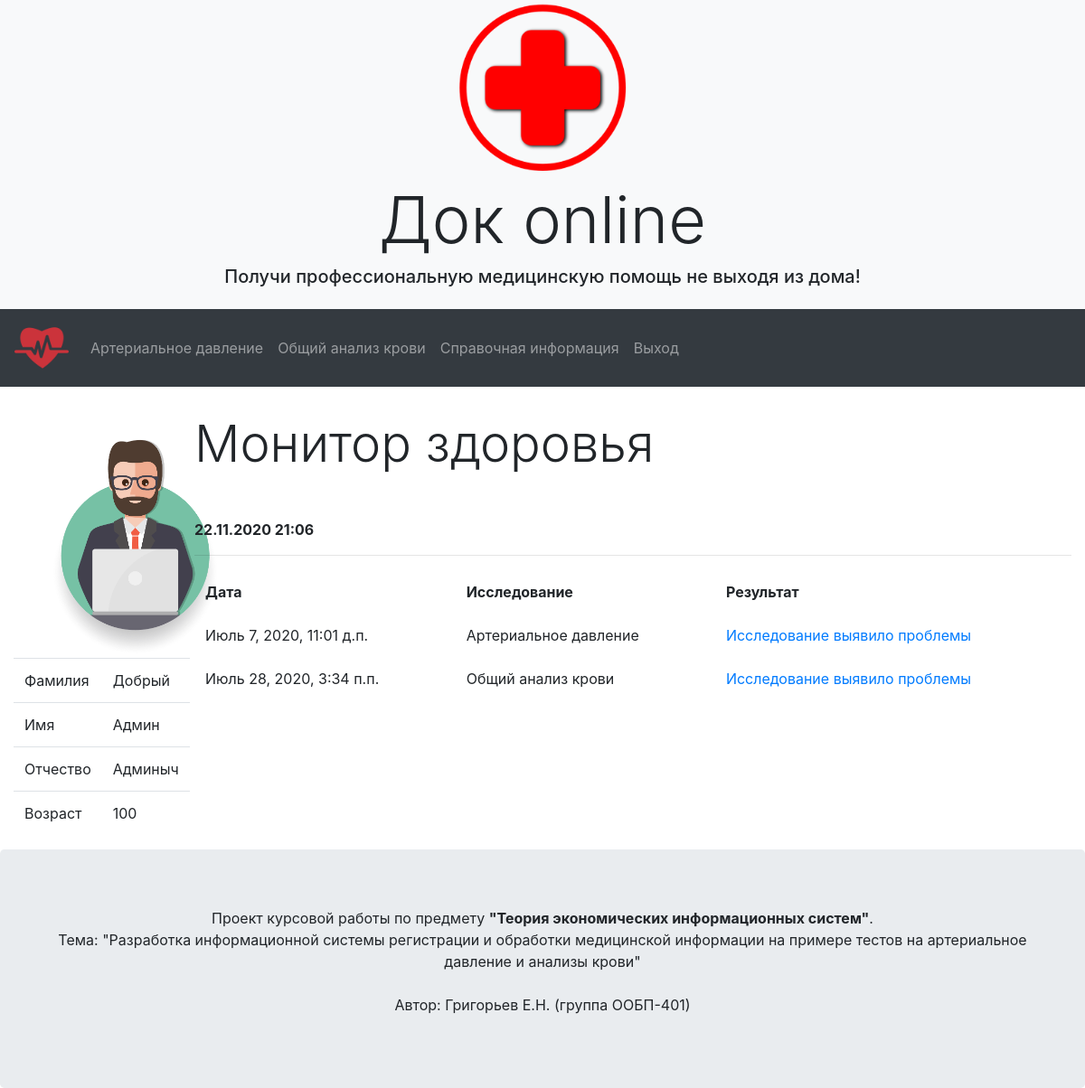
The app's page / (signed in) with its own data.
### account/models.py (models this page shows, shortened)
class Person(models.Model):
    SEX_LIST = (
        ('Мужчина', 'Мужчина'),
        ('Женщина', 'Женщина'),
    )
    name = models.CharField(max_length=50, verbose_name="Имя")
    patronymic = models.CharField(max_length=50, verbose_name="Отчество")
    surname = models.CharField(max_length=50, verbose_name="Фамилия")
    number = models.CharField(max_length=12, verbose_name="Номер телефона")
    sex = models.CharField(max_length=7, choices=SEX_LIST, verbose_name="Пол")
    dob = models.DateField(verbose_name="Дата рождения")
    photo = models.ImageField(upload_to='users/%Y/%m/%d', blank=True)
    user = models.OneToOneField(settings.AUTH_USER_MODEL, on_delete=models.CASCADE)
    class Meta:
        verbose_name = 'Профиль'
        verbose_name_plural = 'Профили'

### monitor/models.py (models this page shows, shortened)
class Arterial(models.Model):
    name = models.CharField(max_length=10, verbose_name="Имя", default="Владимир")
    sex = models.CharField(max_length=7, verbose_name="Пол", default="Мужчина")
    age = models.CharField(max_length=3, verbose_name="Возраст", default="45")
    bottom_pressure = models.IntegerField(verbose_name="Нижнее давление", default="80")
    top_pressure = models.IntegerField(verbose_name="Верхнее давление", default="120")
    fast_check = models.CharField(max_length=100, default='')
    date = models.DateTimeField(auto_now=True)
    problem = models.BooleanField(verbose_name="Проблема?", default=False)
    person = models.ForeignKey(User, on_delete=models.CASCADE, verbose_name='Профиль', default=1)
    class Meta:
        verbose_name = 'Артериальное давление'
        verbose_name_plural = 'Артериальное давление'

class Blood(models.Model):
    person = models.ForeignKey(User, on_delete=models.CASCADE, verbose_name='Профиль', default=1)
    problem = models.BooleanField(verbose_name="Проблема?", default=False)
    fast_check = models.CharField(max_length=1000, default='Общий анализ крови проблем не выявил')
    date = models.DateTimeField(auto_now=True)
    RBC = models.DecimalField(verbose_name="Эритроциты (× 10х12/л)", default="4.1", max_digits=5, decimal_places=2)
    problem_RBC = models.BooleanField(default=False)
    MCV = models.DecimalField(verbose_name="Средний объем эритроцитов (фл или мкм3)",
                              default="81.0", max_digits=5, decimal_places=2)
    problem_MCV = models.BooleanField(default=False)
    MCH = models.DecimalField(verbose_name="Средний уровень HGB в эритроците (пг)",
                              default="26.0", max_digits=5, decimal_places=2)
    problem_MCH = models.BooleanField(default=False)
    MCHC = models.DecimalField(verbose_name="Средняя концентрация эритроцитов в гемоглобине (%)",
                               default="31.0", max_digits=5, decimal_places=2)
    problem_MCHC = models.BooleanField(default=False)
    RFV = models.DecimalField(verbose_name="Анизоцитоз эритроцитов (%)",
                              default="11.4", max_digits=5, decimal_places=2)
    problem_RFV = models.BooleanField(default=False)
    HGB = models.DecimalField(verbose_name="Гемоглобин (г/л)", default="128.0", max_digits=5, decimal_places=2)
    problem_HGB = models.BooleanField(default=False)
    HCT = models.DecimalField(verbose_name="Гематокрит (в % соотношении)",
                              default="40.0", max_digits=5, decimal_places=2)
    problem_HCT = models.BooleanField(default=False)
    CP = models.DecimalField(verbose_name="Цветной показатель", default="0.9", max_digits=5, decimal_places=2)
    problem_CP = models.BooleanField(default=False)
    PLT = models.DecimalField(verbose_name="Тромбоциты (× 10х9/л)", default="178.0", max_digits=5, decimal_places=2)
    problem_PLT = models.BooleanField(default=False)
    ESR = models.DecimalField(verbose_name="СОЭ (мм/ч)", default="2.0", max_digits=5, decimal_places=2)
    problem_ESR = models.BooleanField(default=False)
    MPV = models.DecimalField(verbose_name="Средний объем тромбоцитов (фл или мкм3)",
                              default="8.0", max_digits=5, decimal_places=2)
    problem_MPV = models.BooleanField(default=False)
    WBC = models.DecimalField(verbose_name="Лейкоциты (× 10х9/л)", default="4.0", max_digits=5, decimal_places=2)
    problem_WBC = models.BooleanField(default=False)
    class Meta:
        verbose_name = 'Общий анализ крови'
        verbose_name_plural = 'Общий анализ крови'

### monitor/views.py (the view)
# urls.py: path('', index, name='index'),
@login_required
def index(request):
    person = Person.objects.get(user=request.user)
    today = date.today()
    age = today.year - person.dob.year
    pressure = Arterial.objects.filter(person=request.user).last
    blood = Blood.objects.filter(person=request.user).last
    context = {
        'person': person,
        'age': age,
        'pressure': pressure,
        'blood': blood
    }
    return render(request, 'monitor/index.html', context)

### monitor/templates/monitor/index.html (shortened to what this page needs)
{% extends './account.html' %}
{% load bootstrap4 %}
{% block content %}
    <div class="display-4 pb-5">Монитор здоровья</div>
    <div class="row">
        <div class="col-sm-12">
            <p class="font-weight-bold"> {% now "d.m.Y H:i" %} </p>
            <hr>
            <table class="table table-borderless">
                <thead>
                  <tr>
                    <th>Дата</th>
                    <th>Исследование</th>
                    <th>Результат</th>
                  </tr>
                <tr>
                    <td>{{pressure.date}}</td>
                    <td>Артериальное давление</td>
                    <td>{% if pressure.problem%}
                            <a href="{% url 'monitor:bp' %}">Исследование выявило проблемы</a>
                        {% else %}
                            Показатели в пределах нормы
                        {% endif %}
                    </td>
                </tr>
                <tr>
                    <td>{{blood.date}}</td>
                    <td>Общий анализ крови</td>
                    <td>{% if blood.problem%}
                        <a href="{% url 'monitor:blood' %}">Исследование выявило проблемы</a>
                        {% else %}
                            Показатели в пределах нормы
                        {% endif %}
                    </td>
                </tr>
                </thead>
            </table>
        </div>
    </div>
{% endblock %}

### monitor/templates/monitor/account.html (shortened to what this page needs)
{% extends './base.html' %}
{% load bootstrap4 %}
{% block account %}
<div class="col-sm-2">
    <div class="text-center"> <img src="{{person.photo.url}}" alt="Аватарка" width="270" height="270"></div>
    <table class="table">
    <tbody>
      <tr>
        <td>Фамилия</td>
        <td>{{person.surname}}</td>
      </tr>
      <tr>
        <td>Имя</td>
        <td>{{person.name}}</td>
      </tr>
      <tr>
        <td>Отчество</td>
        <td>{{person.patronymic}}</td>
      </tr>
      <tr>
        <td>Возраст</td>
        <td>{{age}}</td>
      </tr>
    </tbody>
  </table>
</div>
<div class="col-sm-10">
    {% block content %} {% endblock %}
</div>
{% endblock %}

### records on screen
Person: photo (picture), surname "Добрый", name "Админ", patronymic "Админыч"
Arterial: date "Июль 7, 2020, 11:01 д.п."
Blood: date "Июль 28, 2020, 3:34 п.п."
